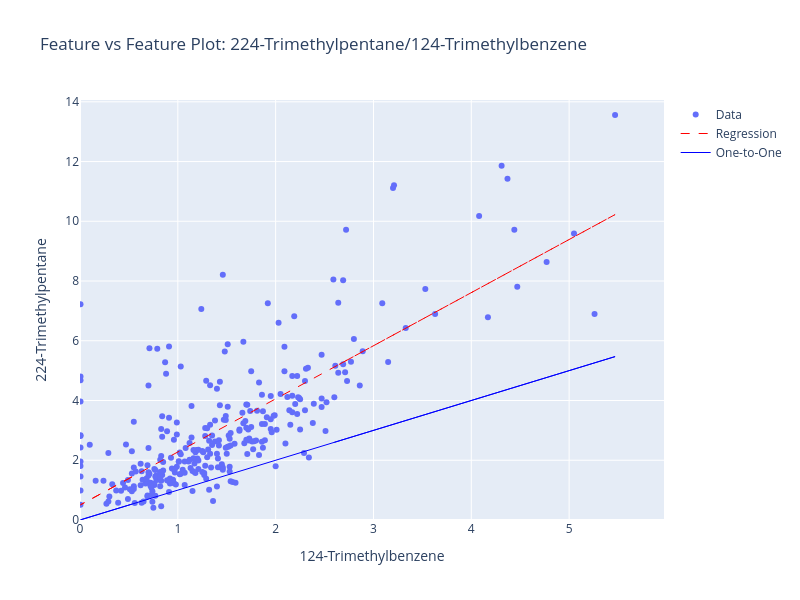

Notebook code for this chart:
### Code cell
data_handler.plot_feature_data(x_idx=0, y_idx=1)

### Figure 1 — Plotly figure (JSON) as saved in the notebook; plotly's stock layout.template omitted (floating-point values rounded to 4 significant figures; data arrays with more than 128 entries replaced by an {"elided": "..."} marker saying what was removed)
{"data": [{"customdata": {"elided": "307x1 str values"}, "hovertemplate": "<b>Date:</b> %{customdata[0]}<br><b>124-Trimethylbenzene:</b> %{x}<br><b>224-Trimethylpentane:</b> %{y}<extra></extra>", "mode": "markers", "name": "Data", "type": "scatter", "x": {"elided": "307 float values"}, "y": {"elided": "307 float values"}}, {"line": {"color": "red", "dash": "dash", "width": 1}, "name": "Regression", "type": "scatter", "x": {"elided": "307 float values"}, "y": {"elided": "307 float values"}}, {"line": {"color": "blue", "width": 1}, "name": "One-to-One", "type": "scatter", "x": {"elided": "307 float values"}, "y": {"elided": "307 float values"}}], "layout": {"height": 600, "title": {"text": "Feature vs Feature Plot: 224-Trimethylpentane/124-Trimethylbenzene"}, "width": 800, "xaxis": {"range": [0, 5.97], "title": {"text": "124-Trimethylbenzene"}}, "yaxis": {"range": [0, 14.06], "title": {"text": "224-Trimethylpentane"}}}}
